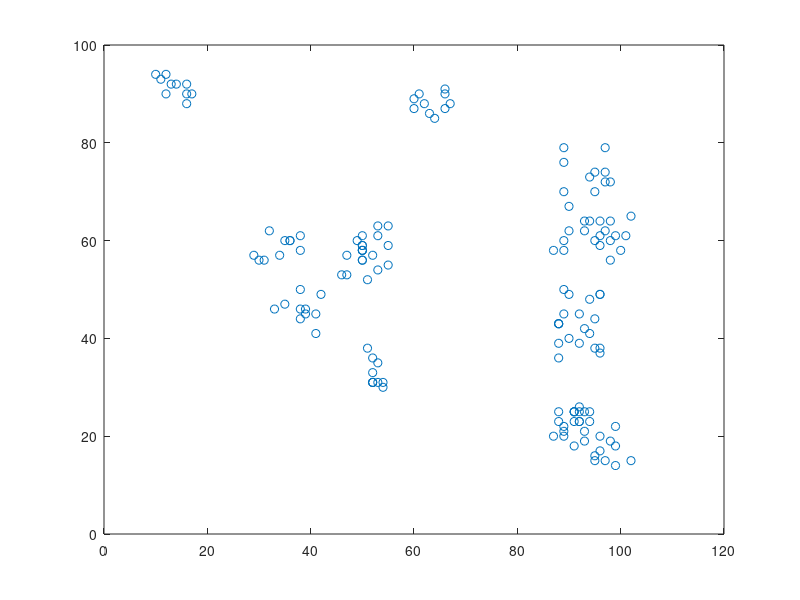

This figure's MATLAB source: (Note: this script raises an error after producing the figure.)
clear
close all
clc
%% Data
K = 15;          % How many Clusters
Var = 10;        % Variance over clusters
Dis = 100;       % Unknown centroid distances
X = [];
Y = [];
for n=1:K
    X = [X;randi(Dis)*ones(10,1)+randi(Var,10,1)];
    Y = [Y;randi(Dis)*ones(10,1)+randi(Var,10,1)];
end
plot(X,Y,'o')
hold on
%% K-Means
K = input('How many Clusters\n');
for n=1:K
    i = randi(length(X));
    j = randi(length(Y));
    Mu(n,:) = [X(i) Y(j)];
end
plot(Mu(:,1),Mu(:,2),'R*')
C = zeros(1,length(X));
Z = C;
for n=1:15
    close all
    for i=1:length(X)
        t = [];
        for ii=1:K 
            t = [t; sqrt((Mu(ii,1)-X(i))^2+(Mu(ii,2)-Y(i))^2)];
        end
        [~,C(i)] = min(t);
    end
    for i=1:K
        Mu(i,:) = [sum([C==i]'.*X)/sum(C==i),sum([C==i]'.*Y)/sum(C==i)];
        hold on
        plot([C==i]'.*X,[C==i]'.*Y,'o')
    end
    hold on
    plot(Mu(:,1),Mu(:,2),'R*')
    pause(1)
    if C == Z
        fprintf('Converged\n')
        break
    end
    Z = C;
end
